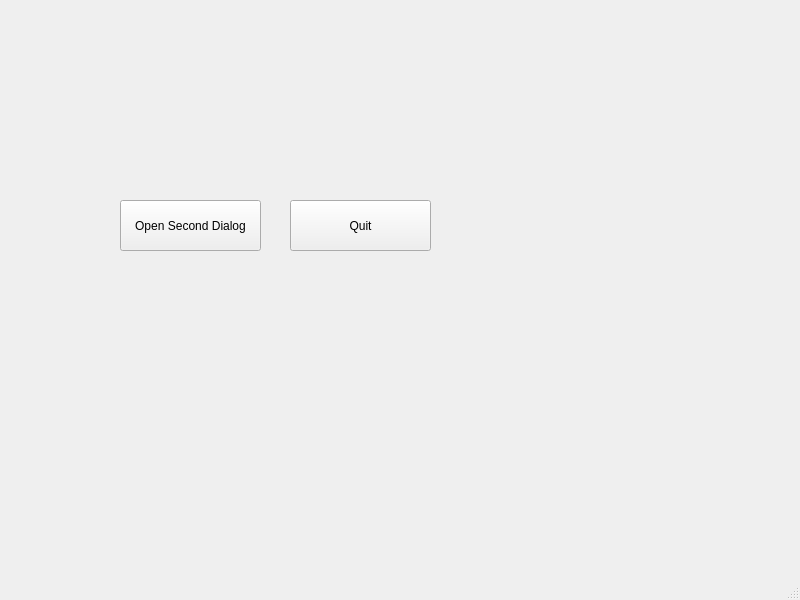
<?xml version="1.0" encoding="UTF-8"?>
<ui version="4.0">
 <class>MainWindow</class>
 <widget class="QMainWindow" name="MainWindow">
  <property name="geometry">
   <rect>
    <x>0</x>
    <y>0</y>
    <width>800</width>
    <height>600</height>
   </rect>
  </property>
  <property name="windowTitle">
   <string>MainWindow</string>
  </property>
  <widget class="QWidget" name="centralwidget">
   <widget class="QPushButton" name="pushButton">
    <property name="geometry">
     <rect>
      <x>120</x>
      <y>200</y>
      <width>141</width>
      <height>51</height>
     </rect>
    </property>
    <property name="text">
     <string>Open Second Dialog</string>
    </property>
   </widget>
   <widget class="QPushButton" name="pushButton_2">
    <property name="geometry">
     <rect>
      <x>290</x>
      <y>200</y>
      <width>141</width>
      <height>51</height>
     </rect>
    </property>
    <property name="text">
     <string>Quit</string>
    </property>
   </widget>
  </widget>
  <widget class="QMenuBar" name="menubar">
   <property name="geometry">
    <rect>
     <x>0</x>
     <y>0</y>
     <width>800</width>
     <height>21</height>
    </rect>
   </property>
  </widget>
  <widget class="QStatusBar" name="statusbar"/>
 </widget>
 <resources/>
 <connections/>
</ui>
